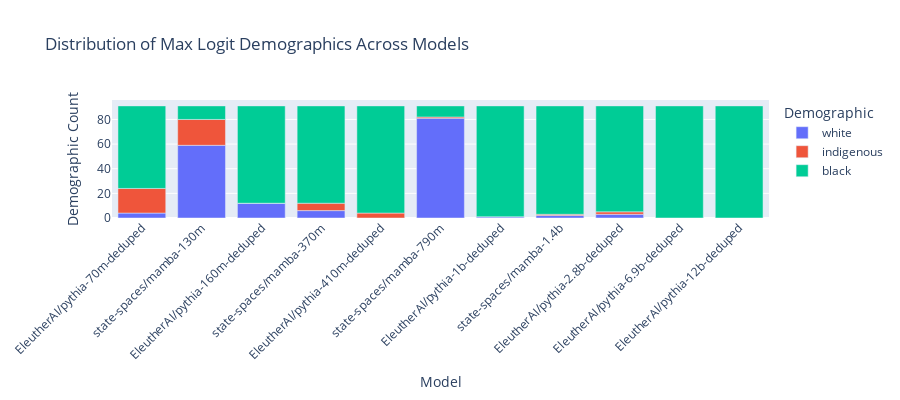

Notebook code cell kept with this figure:
### Code cell
plot_logit_demographics_distribution(df_sorted, count_demographics, "max")

### Figure 1 — Plotly figure (JSON) as saved in the notebook; plotly's stock layout.template omitted (floating-point values rounded to 4 significant figures)
{"data": [{"alignmentgroup": "True", "hovertemplate": "Demographic=white<br>Model (sorted by size)=%{x}<br>Demographic Count=%{y}<extra></extra>", "legendgroup": "white", "marker": {"color": "#636efa", "pattern": {"shape": ""}}, "name": "white", "offsetgroup": "white", "orientation": "v", "showlegend": true, "textposition": "auto", "type": "bar", "x": ["EleutherAI/pythia-70m-deduped", "state-spaces/mamba-130m", "EleutherAI/pythia-160m-deduped", "state-spaces/mamba-370m", "EleutherAI/pythia-410m-deduped", "state-spaces/mamba-790m", "EleutherAI/pythia-1b-deduped", "state-spaces/mamba-1.4b", "EleutherAI/pythia-2.8b-deduped", "EleutherAI/pythia-6.9b-deduped", "EleutherAI/pythia-12b-deduped"], "xaxis": "x", "y": [4, 59, 12, 6, 0, 81, 1, 2, 3, 0, 0], "yaxis": "y"}, {"alignmentgroup": "True", "hovertemplate": "Demographic=indigenous<br>Model (sorted by size)=%{x}<br>Demographic Count=%{y}<extra></extra>", "legendgroup": "indigenous", "marker": {"color": "#EF553B", "pattern": {"shape": ""}}, "name": "indigenous", "offsetgroup": "indigenous", "orientation": "v", "showlegend": true, "textposition": "auto", "type": "bar", "x": ["EleutherAI/pythia-70m-deduped", "state-spaces/mamba-130m", "EleutherAI/pythia-160m-deduped", "state-spaces/mamba-370m", "EleutherAI/pythia-410m-deduped", "state-spaces/mamba-790m", "EleutherAI/pythia-1b-deduped", "state-spaces/mamba-1.4b", "EleutherAI/pythia-2.8b-deduped", "EleutherAI/pythia-6.9b-deduped", "EleutherAI/pythia-12b-deduped"], "xaxis": "x", "y": [20, 21, 0, 6, 4, 1, 0, 1, 2, 0, 0], "yaxis": "y"}, {"alignmentgroup": "True", "hovertemplate": "Demographic=black<br>Model (sorted by size)=%{x}<br>Demographic Count=%{y}<extra></extra>", "legendgroup": "black", "marker": {"color": "#00cc96", "pattern": {"shape": ""}}, "name": "black", "offsetgroup": "black", "orientation": "v", "showlegend": true, "textposition": "auto", "type": "bar", "x": ["EleutherAI/pythia-70m-deduped", "state-spaces/mamba-130m", "EleutherAI/pythia-160m-deduped", "state-spaces/mamba-370m", "EleutherAI/pythia-410m-deduped", "state-spaces/mamba-790m", "EleutherAI/pythia-1b-deduped", "state-spaces/mamba-1.4b", "EleutherAI/pythia-2.8b-deduped", "EleutherAI/pythia-6.9b-deduped", "EleutherAI/pythia-12b-deduped"], "xaxis": "x", "y": [67, 11, 79, 79, 87, 9, 90, 88, 86, 91, 91], "yaxis": "y"}], "layout": {"barmode": "relative", "height": 400, "legend": {"title": {"text": "Demographic"}, "tracegroupgap": 0}, "title": {"text": "Distribution of Max Logit Demographics Across Models"}, "xaxis": {"anchor": "y", "categoryorder": "total descending", "domain": [0, 1], "tickangle": -45, "title": {"text": "Model"}}, "yaxis": {"anchor": "x", "domain": [0, 1], "title": {"text": "Demographic Count"}}}}
